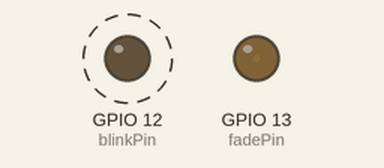
Recording of a sketch running on a simulated ESP32. On the bench: output pins drawn as LEDs (lit = HIGH). Dashed ring = blinking.

Above: at 0.05 s.
At 2.55 s:
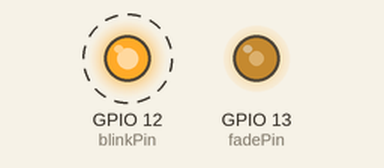
At 4.55 s:
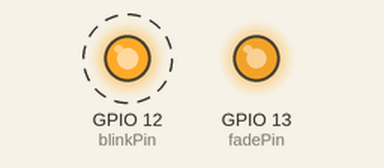
At 8.95 s:
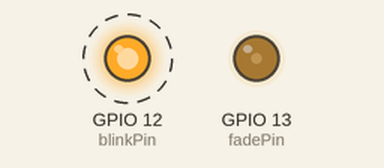
Timing chart, 0 to 13.3 s (numbered marks = the images above):
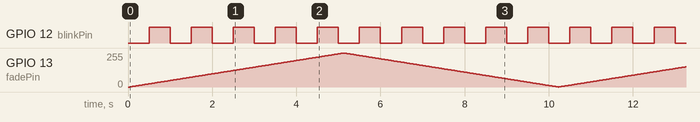

The sketch:

Ticker.ino
```cpp
/*
  Basic Ticker usage

  Ticker is an object that will call a given function with a certain period.
  Each Ticker calls one function. You can have as many Tickers as you like,
  memory being the only limitation.

  A function may be attached to a ticker and detached from the ticker.
  There are two variants of the attach function: attach and attach_ms.
  The first one takes period in seconds, the second one in milliseconds.

*/

#include <Ticker.h>

Ticker blinker;
Ticker fader;

static int blinkPin = 12;
static int fadePin = 13;


void blink(){
  int state = digitalRead(blinkPin);  // get the current state of the blink pin
  digitalWrite(blinkPin, !state);     // set pin to the opposite state
}

void fade(){
//variables for fading (static means they retain their values between runs)
static unsigned int fadeVal;
static bool fadeDir; //true=rising, false=falling

//change directions at endpoints
if(fadeVal==0) fadeDir=true;
else if (fadeVal==255) fadeDir=false;

analogWrite(fadePin, fadeVal);

if(fadeDir) fadeVal++;
else fadeVal--;

}

void setup(){

  //set outputs
  pinMode(blinkPin, OUTPUT);
  pinMode(fadePin, OUTPUT);
  //set initial values:
  digitalWrite(blinkPin, LOW);
  digitalWrite(fadePin, LOW);

  // toggle the blinkPin every 0.5s
  blinker.attach(0.5, blink);

  // change the brightness of the LED attached to the fadePin every 20mS (50 times pr second)
  fader.attach_ms(20, fade);

}

void loop() {

//OH LOOK! AN EMPTY LOOP! BUT THE ARDUINO IS DOING THINGS! :D

}
```

Measured:
- by itself, GPIO 12 (blinkPin): alternates HIGH for 0.50 s and LOW for 0.50 s
